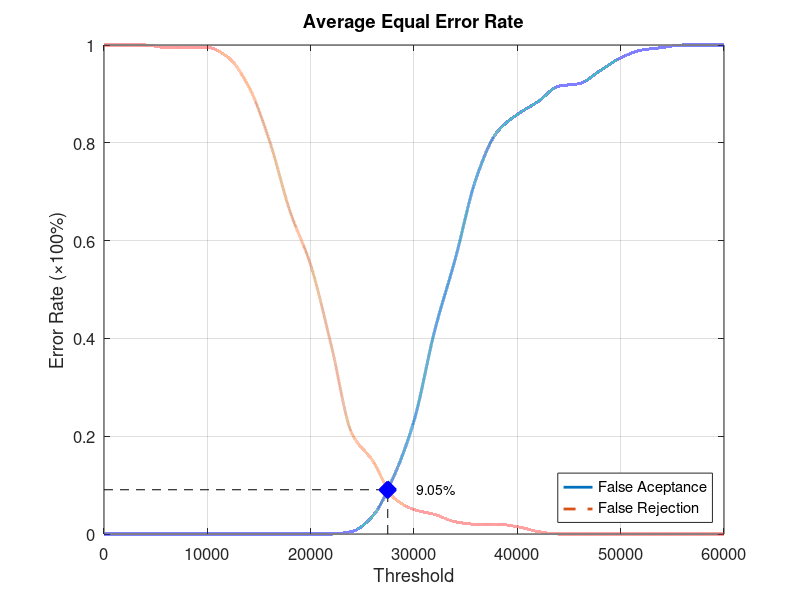
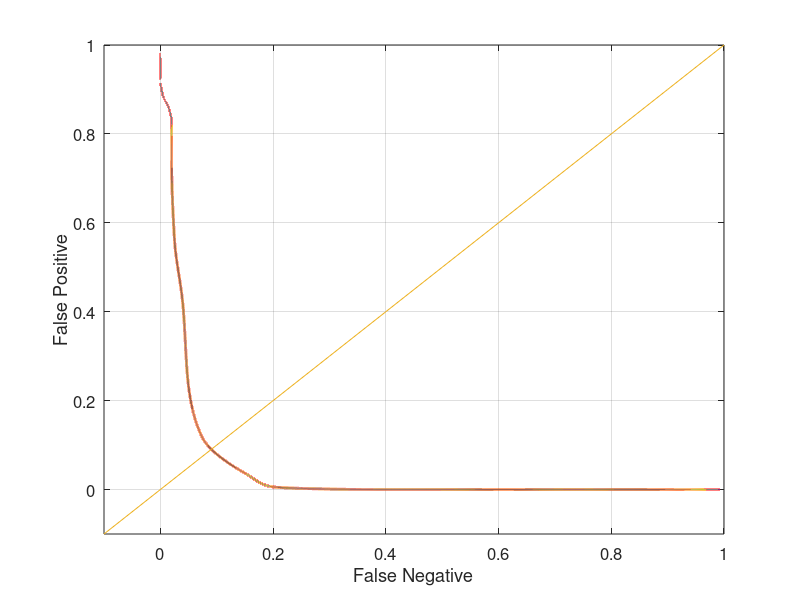

Reproduce these figures in MATLAB, in order.
function yEER = Database3_4
close all;
clear;
clc;
x = 0:2000:60000;
xq = 0:0.5:60000;

y0 = [0 0 0 0 0 0 0 0 0 0 0 0 0.00526316 0.0368421 0.115789 0.231579 0.415789 0.563158 0.726316 0.821053 0.857895 0.884211 0.915789 0.921053 0.947368 0.973684 0.989474 0.994737 1 1 1];
yy0 = interp1(x, y0, xq, 'pchip');
y1 = [1 1 1 0.995 0.995 0.995 0.975 0.915 0.805 0.66 0.55 0.385 0.205 0.15 0.075 0.05 0.04 0.025 0.02 0.02 0.015 0.005 0 0 0 0 0 0 0 0 0];
yy1 = interp1(x, y1, xq, 'pchip');

% Calculating EER: 
y2 = abs(y0 - y1);
find(y2 == min(y2))
yy2 = abs(yy0 - yy1);
xEER = find(yy2 == min(yy2));
xEERIndex = xq(xEER) % X-axis EER
yEER = yy0(xEER) % Y-axis EER

main = figure
plot(xq, yy0,'-','LineWidth', 2);	hold on
plot(xq, yy1,'--','LineWidth', 2);	hold on
plot([xEERIndex xEERIndex], [0 yEER], 'k--');	hold on
plot([0 xEERIndex], [yEER yEER], 'k--');	hold on
plot(xEERIndex, yEER, 'bx', 'LineWidth', 10);	hold on
text(xEERIndex + 10 * xEERIndex / 100, yEER, [num2str(round((10000 * yEER)) / 100) '%'])
legend('False Aceptance', 'False Rejection', 'Location', 'SouthEast')
xlabel('Threshold')
ylabel('Error Rate (\times100%)')
title('Average Equal Error Rate')
set(gca, 'FontSize', 12)
axis([0 60000 0 1])
grid on

print(main, 'Database3_4Main', '-dpng');
FNRxFPR = figure('Color', [1 1 1]);
plot(yy1, yy0, '-', yy1, yy0, 'LineWidth', 2);
hold on
y = -0.1:0.1:1
plot(y, y); 
set(gca, 'FontSize', 12)
xlabel('False Negative')
ylabel('False Positive')
axis([-0.1 1 -0.1 1])
set(gca, 'FontSize', 12)
grid on

print(FNRxFPR, 'Database3_4FNRxFPR','-dpng');
end
